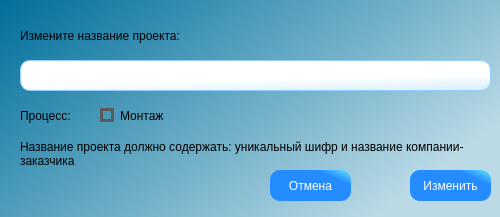
<?xml version="1.0" encoding="UTF-8"?>
<ui version="4.0">
 <class>add_prod_wind</class>
 <widget class="QDialog" name="add_prod_wind">
  <property name="geometry">
   <rect>
    <x>0</x>
    <y>0</y>
    <width>500</width>
    <height>217</height>
   </rect>
  </property>
  <property name="minimumSize">
   <size>
    <width>500</width>
    <height>217</height>
   </size>
  </property>
  <property name="maximumSize">
   <size>
    <width>500</width>
    <height>217</height>
   </size>
  </property>
  <property name="windowTitle">
   <string>Редактирование записи</string>
  </property>
  <property name="windowIcon">
   <iconset resource="../../images/images_store.qrc">
    <normaloff>:/table/tables/edit_db.png</normaloff>:/table/tables/edit_db.png</iconset>
  </property>
  <property name="styleSheet">
   <string notr="true">QDialog{
     background:qlineargradient(spread:pad, x1:0, y1:0, x2:1, y2:0.574, stop:0 rgba(0, 111, 155, 255), stop:1 rgba(187, 218, 230, 248));
}</string>
  </property>
  <widget class="QPushButton" name="cnsl_btn">
   <property name="geometry">
    <rect>
     <x>270</x>
     <y>170</y>
     <width>81</width>
     <height>31</height>
    </rect>
   </property>
   <property name="styleSheet">
    <string notr="true">QPushButton{
     background-color: qlineargradient(spread:pad, x1:0.75, y1:0.204545, x2:1, y2:0, stop:0 rgba(36, 140, 255, 255), stop:1 rgba(106, 232, 255, 255));
     border-style: outset;
     border-radius: 10px;
     font: 10pt &quot;Times New Roman&quot;;
	 color:white;
 }

QPushButton:hover{
     background-color:qlineargradient(spread:reflect, x1:0, y1:0.261, x2:0.989, y2:0, stop:0.267045 rgba(255, 0, 0, 255), stop:1 rgba(255, 255, 255, 255));
     border-style: inset;
     font: 12pt &quot;Times New Roman&quot;;
	 color:black;
 }</string>
   </property>
   <property name="text">
    <string>Отмена</string>
   </property>
   <property name="autoDefault">
    <bool>false</bool>
   </property>
  </widget>
  <widget class="QLabel" name="label_main">
   <property name="geometry">
    <rect>
     <x>20</x>
     <y>20</y>
     <width>461</width>
     <height>31</height>
    </rect>
   </property>
   <property name="styleSheet">
    <string notr="true">font: 75 16pt &quot;Times New Roman&quot;;</string>
   </property>
   <property name="text">
    <string>Измените название проекта:</string>
   </property>
   <property name="alignment">
    <set>Qt::AlignLeading|Qt::AlignLeft|Qt::AlignVCenter</set>
   </property>
  </widget>
  <widget class="QPushButton" name="change_btn">
   <property name="geometry">
    <rect>
     <x>410</x>
     <y>170</y>
     <width>81</width>
     <height>31</height>
    </rect>
   </property>
   <property name="styleSheet">
    <string notr="true">QPushButton{
     background-color: qlineargradient(spread:pad, x1:0.75, y1:0.204545, x2:1, y2:0, stop:0 rgba(36, 140, 255, 255), stop:1 rgba(106, 232, 255, 255));
     border-style: outset;
     border-radius: 10px;
     font: 10pt &quot;Times New Roman&quot;;
	 color:white;
 }

QPushButton:hover{
     background-color:qlineargradient(spread:pad, x1:0, y1:0, x2:1, y2:0, stop:0 rgba(0, 171, 0, 255), stop:1 rgba(255, 255, 255, 255));
     border-style: inset;
     font: 12pt &quot;Times New Roman&quot;;
	 color:black;
 }</string>
   </property>
   <property name="text">
    <string>Изменить</string>
   </property>
  </widget>
  <widget class="QTextEdit" name="textEdit_prog">
   <property name="geometry">
    <rect>
     <x>20</x>
     <y>60</y>
     <width>471</width>
     <height>31</height>
    </rect>
   </property>
   <property name="toolTip">
    <string>Введите название проекта</string>
   </property>
   <property name="styleSheet">
    <string notr="true">QTextEdit{
     background-color:qlineargradient(spread:pad, x1:1, y1:1, x2:0.813, y2:0.527727, stop:0 rgba(212, 239, 255, 255), stop:1 rgba(255, 255, 255, 255));
	border : 1px solid;
	border-color:rgb(148, 205, 255);
    border-radius: 10%;
	color:black;
	font: 12pt &quot;Times New Roman&quot;;
 }

QTextEdit:focus{
	border : 2px solid;
     border-color:rgb(137, 198, 255);
	 color:black;
 }</string>
   </property>
  </widget>
  <widget class="QLabel" name="label_main_2">
   <property name="geometry">
    <rect>
     <x>20</x>
     <y>140</y>
     <width>461</width>
     <height>41</height>
    </rect>
   </property>
   <property name="styleSheet">
    <string notr="true">font: 75 12pt &quot;Times New Roman&quot;;</string>
   </property>
   <property name="text">
    <string>Название проекта должно содержать: уникальный шифр и название компании-заказчика</string>
   </property>
   <property name="alignment">
    <set>Qt::AlignLeading|Qt::AlignLeft|Qt::AlignTop</set>
   </property>
   <property name="wordWrap">
    <bool>true</bool>
   </property>
  </widget>
  <widget class="QLabel" name="label_main_3">
   <property name="geometry">
    <rect>
     <x>20</x>
     <y>100</y>
     <width>81</width>
     <height>31</height>
    </rect>
   </property>
   <property name="styleSheet">
    <string notr="true">font: 75 14pt &quot;Times New Roman&quot;;</string>
   </property>
   <property name="text">
    <string>Процесс:</string>
   </property>
   <property name="alignment">
    <set>Qt::AlignLeading|Qt::AlignLeft|Qt::AlignVCenter</set>
   </property>
  </widget>
  <widget class="QCheckBox" name="montage_checkBox">
   <property name="geometry">
    <rect>
     <x>100</x>
     <y>100</y>
     <width>161</width>
     <height>31</height>
    </rect>
   </property>
   <property name="styleSheet">
    <string notr="true">QCheckBox{
font: 14pt &quot;Times New Roman&quot;;
}
QCheckBox::indicator {
    border: 3px solid #5A5A5A;
}
QCheckBox::indicator:unchecked:pressed
{
background-color : green;
}
QCheckBox::indicator:checked {
    image: url(:/table/tables/dialog_ok_apply_icon.png);
	height: 12;
	width: 12;
	 border:1px solid #5A5A5A;
	background-color : white;
}</string>
   </property>
   <property name="text">
    <string>Монтаж</string>
   </property>
  </widget>
 </widget>
 <resources>
  <include location="../../images/images_store.qrc"/>
 </resources>
 <connections>
  <connection>
   <sender>cnsl_btn</sender>
   <signal>clicked()</signal>
   <receiver>add_prod_wind</receiver>
   <slot>close()</slot>
   <hints>
    <hint type="sourcelabel">
     <x>305</x>
     <y>135</y>
    </hint>
    <hint type="destinationlabel">
     <x>177</x>
     <y>84</y>
    </hint>
   </hints>
  </connection>
 </connections>
</ui>
